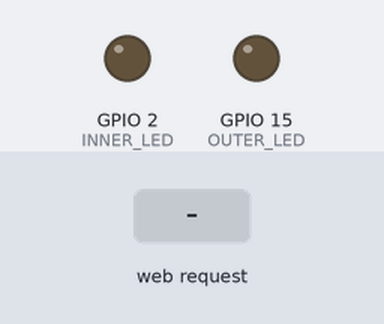
Simulated run of this sketch. Board: ESP32. On the bench: output pins drawn as LEDs (lit = HIGH). The inputs (shaded band) are chosen by the test bench. WiFi joins after 1.5 s; servers stay silent unless stated; what the sketch prints to the serial monitor is not drawn.

Above: at 3.2 s.
3.3 s: HTTP request GET /btn_ON received
At 3.7 s:
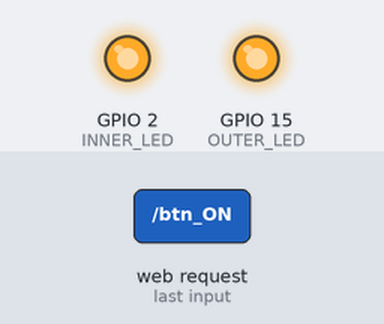
4.8 s: HTTP request GET /btn_OFF received
At 6.0 s:
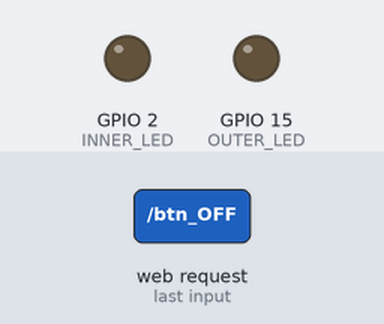
Timing chart, 0 to 7.8 s (numbered marks = the images above; inputs shaded):
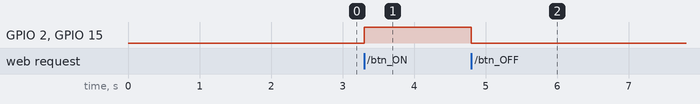

Measured:
- after the input at 3.3 s, GPIO 2 (INNER_LED), GPIO 15 (OUTER_LED): LOW → HIGH at once
- after the input at 4.8 s, GPIO 2 (INNER_LED), GPIO 15 (OUTER_LED): HIGH → LOW at once

The sketch:

2_LED_WebServer.ino
```cpp
// IS727272 - Cordero Hernández, Marco Ricardo
#include <WiFi.h>
#include <WiFiClient.h>

const char* ssid     = ""; // Nombre de red
const char* password = ""; // Contraseña de red

WiFiServer server(80);

// Macros para GPIO's a utilizar
#define INNER_LED 2
#define OUTER_LED 15
String led_status = "";

void setup() {
  Serial.begin(115200);

  // LED interno en modo de escritura
  pinMode(INNER_LED, OUTPUT);
  digitalWrite(INNER_LED, LOW); // Apagado

  // GPIO D15 en modo de escritura
  pinMode(OUTER_LED, OUTPUT);
  digitalWrite(OUTER_LED, LOW); // Apagado

  // Conexión WiFi
  WiFi.begin(ssid, password);
  Serial.print("Conectando a WiFi");
  while (WiFi.status() != WL_CONNECTED) {
    delay(1000);
    Serial.print(".");
  }

  Serial.print("\r\nConexión exitosa\nIP asignada: ");
  Serial.println(WiFi.localIP());

  // Inicialización de servidor web
  server.begin();
  Serial.println("Servidor listo");
}

void loop() {
  // Revisar si hay conexión de cliente
  WiFiClient client = server.available();
  if (!client) return;

  Serial.print("Nuevo cliente: ");
  Serial.println(client.remoteIP());

  // Esperar interacción del cliente
  while(!client.available()) delay(1);

  // Leer interacción del cliente
  String req = client.readStringUntil('\r');
  Serial.println(req);

  // Procesar petición del cliente
  if (req.indexOf("btn_ON") != -1) {
    digitalWrite(INNER_LED, HIGH);
    digitalWrite(OUTER_LED, HIGH);
    led_status = "ON";
  } else if (req.indexOf("btn_OFF") != -1) {
    digitalWrite(INNER_LED, LOW);
    digitalWrite(OUTER_LED, LOW);
    led_status = "OFF";
  }

  // Estructura de la página web
  client.println("HTTP/1.1 200 OK");
  client.println("Content-Type: text/html");
  client.println(""); // No borrar esta línea
  client.println("<!DOCTYPE HTML>");
  client.println("<html>");
  client.println("<head><meta charset=utf-8><title>IoT_Workshop 2: LED_WebServer</title></head>");
  client.println("<body><center><font face='Arial'>");
  client.println("<h1>Web Server with ESP32</h1>");
  client.println("<h1>EXPEDIENTE - Apellidos, Nombre(s)</h1>");
  client.println("<h2><font color='#009900'>Webserver 1.0</font></h2>");
  client.println("<h3>Main button</h3>");
  client.println("<br><br>");
  client.println("<a href='btn_ON'><button>Turn ON LED</button></a>");
  client.println("<a href='btn_OFF'><button>Turn OFF LED</button></a>");
  client.println("<br><br>");
  client.println(led_status);
  client.println("</font></center></body></html>");

  // Fin de comunicación con servidor
  Serial.print("Cliente desconectado: ");
  Serial.println(client.remoteIP());
  client.flush();
  client.stop();
}
```
